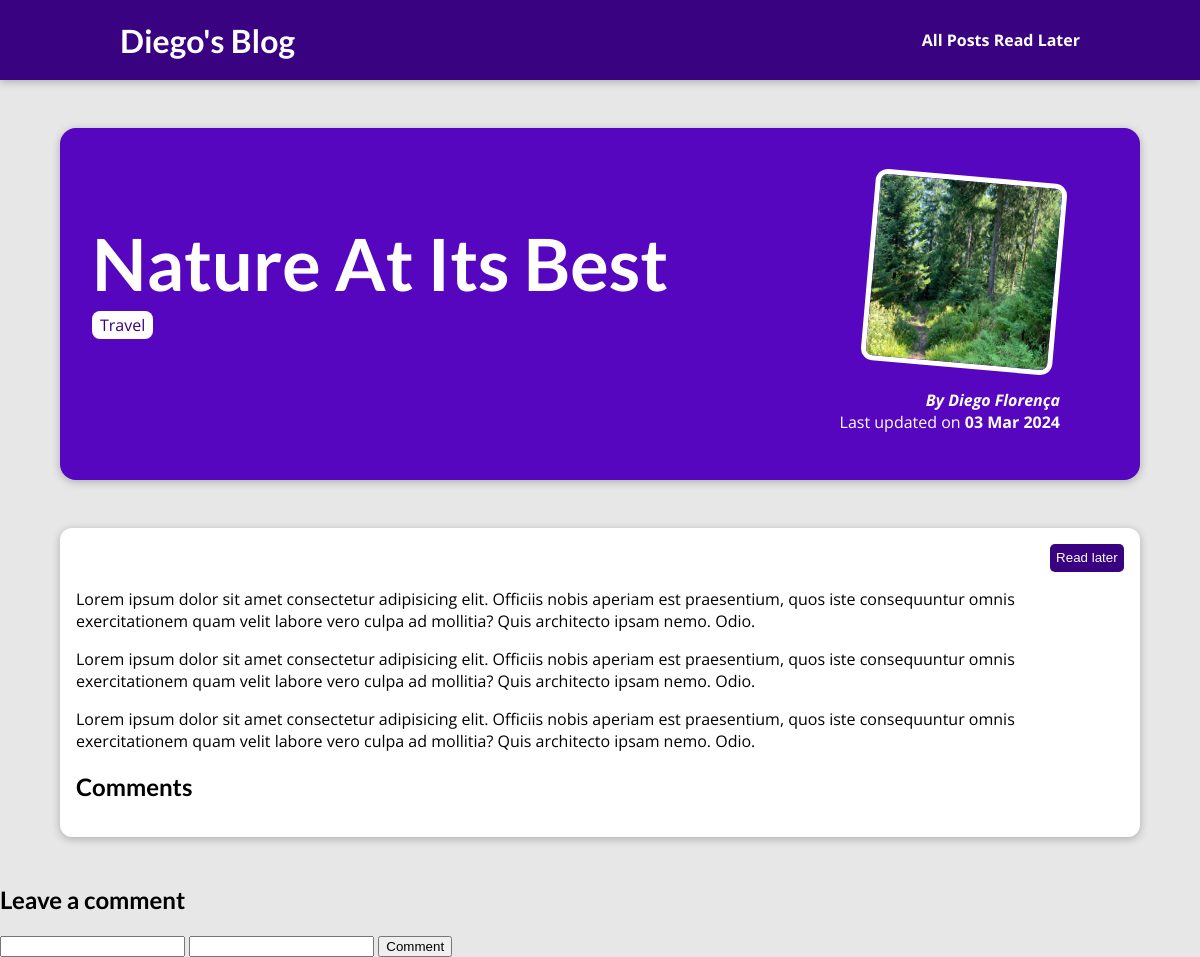
Before: /posts/nature-at-its-best with the older database file.
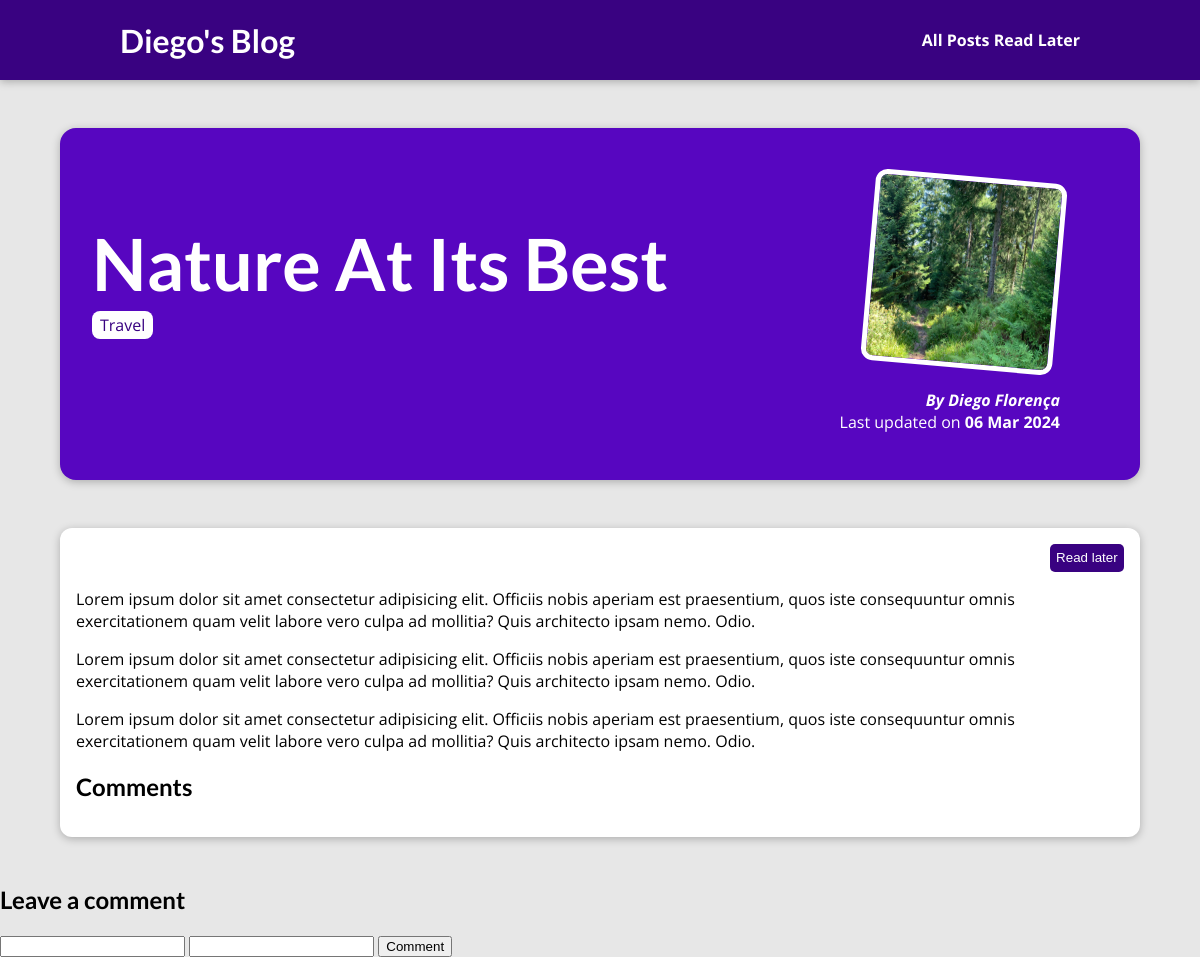
After: the same page with the newer database file.
### blog/models.py (models this page shows, shortened)
class Post(models.Model):
    title = models.CharField(max_length=150)
    excerpt = models.CharField(max_length=200)
    image = models.ImageField(upload_to="posts", null=True)
    date = models.DateField(auto_now=True)
    slug = models.SlugField(unique=True, db_index=True)
    content = models.TextField(validators=[MinLengthValidator(10)])
    author = models.ForeignKey(
        Author, on_delete=models.SET_NULL, null=True, related_name="posts")
    tags = models.ManyToManyField(Tag)

class Tag(models.Model):
    caption = models.CharField(max_length=20)

class Author(models.Model):
    first_name = models.CharField(max_length=100)
    last_name = models.CharField(max_length=100)
    email = models.EmailField()
    def full_name(self):
        return f"{self.first_name} {self.last_name}"
    def __str__(self):
        return self.full_name()

### blog/views.py (the view)
# urls.py: path("posts/<slug:slug>", views.SinglePostView.as_view(), name="post-detail-page")
class SinglePostView(DetailView):
    template_name = "blog/post-details.html"
    model = Post
    def get_context_data(self, **kwargs):
        context = super().get_context_data(**kwargs)
        context["post_tags"] = self.object.tags.all()
        return context

### blog/templates/blog/post-details.html (shortened to what this page needs)
{% extends "base.html" %}
{% load static %}
{% block css_files %}
    <link rel="stylesheet" href="{% static "blog/post-detail.css" %}">
{% endblock  %}
{% block content %}
    <section id="summary">
        <h2>{{ post.title | title }}</h2>
        <div>
            {% for tag in post_tags %}
            <span class="tag">{{ tag.caption }}</span>
            {% endfor %}
        </div>
        <article>
            <img src="{{ post.image.url }}" alt="{{ post.title }}">
            <address>By <a href="mailto:{{ post.author.email }}">{{ post.author }}</a></address>
            <div>
                Last updated on <time>{{ post.date | date:"d M Y" }}</time>
            </div>
        </article>
    </section>
    <main>
        <div id="read-later">
            {% if is_read_later %}
                <p>Marked as read later.</p>
            {% else %}
                <form action="/posts/read-later/" method="POST">
                    <button>Read later</button>
                </form>
            {% endif %}
        </div>
        {{ post.content | linebreaks }}
        <h2>Comments</h2>
    </main>
    <div>
        <h2>Leave a comment</h2>
        <form action="/posts/comment/" method="POST">
            <input type="text" name="name" >
            <input type="text" name="comment" >
            <button>Comment</button>
        </form>
    </div>
    {% endblock %}

### templates/base.html (shortened to what this page needs)
{% load static %}
<!DOCTYPE html>
<html lang="en">
<head>
    <link rel="stylesheet" href="{% static "app.css" %}">
    {% block css_files %}{% endblock %}
</head>
<body>
    <header id="main-navigation">
        <h1><a href="{% url "starting-page" %}">Diego's Blog</a></h1>
        <nav>
            <a href="{% url "posts-page" %}">All Posts</a>
            <a href="{% url "read-later"%}">Read Later</a>
        </nav>
    </header>
    {% block content %}{% endblock content %}
</body>
</html>

### static/app.css (style rules this page uses)
* { box-sizing: border-box; }
html { font-family: "Open Sans", "Lato", sans-serif; }
body { margin: 0; }
h1, h2, h3 { font-family: "Lato", sans-serif; font-weight: bold; }
#main-navigation { width: 100%; height: 5rem; display: flex; justify-content: space-between; align-items: center; padding: 0 10%; position: absolute; top: 0; left: 0; }
#main-navigation a { text-decoration: none; color: white; font-weight: bold; }

### blog/static/blog/post-detail.css (style rules this page uses)
body { background-color: #e7e7e7; }
#main-navigation { background-color: #390281; box-shadow: 0 2px 8px rgba(0, 0, 0, 0.25); }
#summary { margin: 8rem auto 3rem auto; padding: 2rem; width: 90%; max-width: 90rem; border-radius: 16px; background-color: #5706c0; position: relative; box-shadow: 0 2px 8px rgba(0, 0, 0, 0.25); height: 22rem; }
#summary h2 { color: white; font-size: 4.5rem; margin-bottom: 0.5rem; }
#summary article { position: absolute; top: 2rem; right: 3rem; padding: 1rem 2rem; border-radius: 12px; text-align: right; color: white; }
#summary article img { width: 12rem; height: 12rem; border-radius: 12px; transform: rotateZ(5deg); border: 5px solid white; margin-bottom: 1rem; }
#summary address { font-weight: bold; }
#summary a { color: white; text-decoration: none; }
#summary time { font-weight: bold; }
main { width: 90%; max-width: 90rem; margin: 3rem auto; background-color: white; padding: 1rem; border-radius: 12px; box-shadow: 0 2px 8px rgba(0, 0, 0, 0.25); }
.tag { background-color: white; color: #390281; padding: 0.2rem 0.5rem; border-radius: 8px; }
#read-later { display: flex; justify-content: right; }
#read-later button { background-color: #390281; color: white; border: none; border-radius: 5px; padding: 0.4rem; cursor: pointer; }

Changed rows visible on the page:
changed Post "Nature At Its Best": date "03 Mar 2024" → "06 Mar 2024"
